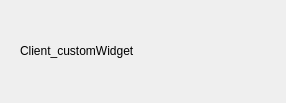
<?xml version="1.0" encoding="UTF-8"?>
<ui version="4.0">
 <class>Client_customWidget</class>
 <widget class="QWidget" name="Client_customWidget">
  <property name="geometry">
   <rect>
    <x>0</x>
    <y>0</y>
    <width>286</width>
    <height>103</height>
   </rect>
  </property>
  <property name="windowTitle">
   <string>Form</string>
  </property>
  <widget class="QLabel" name="label">
   <property name="geometry">
    <rect>
     <x>20</x>
     <y>10</y>
     <width>341</width>
     <height>81</height>
    </rect>
   </property>
   <property name="text">
    <string>Client_customWidget</string>
   </property>
  </widget>
 </widget>
 <resources/>
 <connections/>
</ui>
